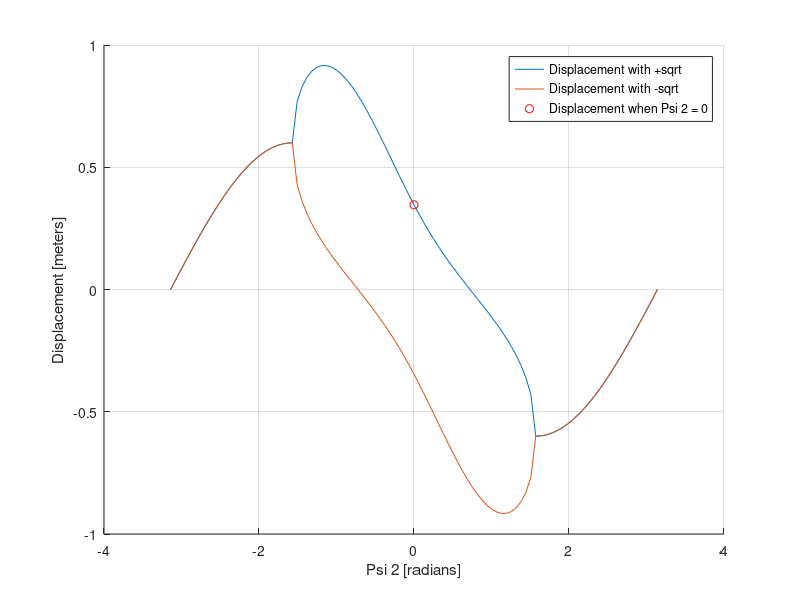

Recreate this plot in MATLAB. (Note: this script raises an error after producing the figure.)
clear; clc; close all;

hold on;

A=0.464;

% Displacement
Pa2=-pi:pi/50:pi;
X=(-1.2*sin(Pa2)+sqrt(((1.2*sin(Pa2)).^2-(4)*(0.36-0.48*cos(Pa2)))))/(2); 
X1=(-1.2*sin(Pa2)-sqrt(((1.2*sin(Pa2)).^2-(4)*(0.36-0.48*cos(Pa2)))))/(2); 

figure(1);
hold on;
grid;
plot(Pa2,X);
plot(Pa2,X1);
xlabel('Psi 2 [radians]');
ylabel('Displacement [meters]');
plot(0,0.3464,'or');

legend('Displacement with +sqrt','Displacement with -sqrt','Displacement when Psi 2 = 0');

%Euler's forward method
h=0.1;
P1(1)=-pi;
P2(1)=-0.23914;
SR(1)=Speed_Ratio(P1(1),P2(1));
Psi_1_dot=1; %1 rad/s
Psi_2_dot(1)=SR(1)*Psi_1_dot;
V(1)=abs(Velocity(P2(1))*Psi_2_dot(1));

N=length([P1(1):h:pi]);

for n=1:N
    P2(n+1)=P2(n)+h*(Output_Input_Relation(P1(n),P2(n)));
    P1(n+1)=P1(1)+n*h;
    SR(n+1)=Speed_Ratio(P1(n+1),P2(n+1));
    Psi_2_dot(n+1)=SR(n+1)*Psi_1_dot;
    V(n+1)=(Velocity(P2(n+1))*Psi_2_dot(n+1));
end

axis equal;

figure(2);
hold on; grid;
plot(P1,P2,'b');
plot(0,0,'or');
ylim_P2=get(gca);
xlabel('Psi 1 (Input angle) [radians]'); ylabel('Psi 2 (Output angle) [radians]');

% Displacement:
X=(-1.2*sin(P2)+sqrt(((1.2*sin(P2)).^2-(4)*(0.36-0.48*cos(P2)))))/(2);

figure(3);
hold on; grid;
plot(P2,X,'b');
ylim_P2=get(gca);
xlabel('Psi 2 [radians]'); ylabel('Displacement [meters]');
plot(0,0.3464,'or');

% Angular Speed Ratio:
figure(4);
hold on; grid; 
plot(P1,SR);
xlabel('Psi 1 [radians]'); ylabel('Speed ratio: Psi 2 dot / Psi 1 dot');

figure(5);
hold on; grid;
plot(P1,V);
xlabel('Psi 1 [radians]'); ylabel('Velocity [meters/seconds]');

function f = Output_Input_Relation(P1,P2)
A=0.464; 
f = (0.02*cos(P1)+0.01*sin(P1)+0.0224*sin(A+P2-P1))/(0.0224*sin(A+P2-P1)+0.0896*cos(A+P2)+0.0448*sin(A+P2));
end

function SR = Speed_Ratio(P1,P2)
A=0.464;
SR=(0.0224*sin(A+P2-P1)+0.1*(2*cos(P1)+sin(P1)))/(0.0896*cos(A+P2)+0.0448*sin(A+P2));
end

function V1 = Velocity(P2)
V1=(0.5.*(-1.2.*cos(P2)+((1.44.*sin(2*P2)-1.92.*sin(P2))/2.*sqrt(1.44.*(sin(P2)).^2-4.*(0.36-0.48.*cos(P2))))));
end
